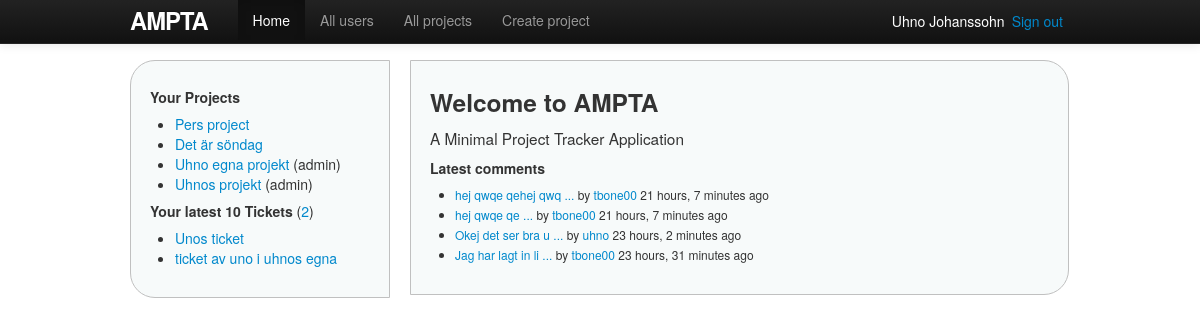
Screenshot of / (signed in) with the database file from the repository.
### ampta/models.py (models this page shows, shortened)
class Project(models.Model):
    name = models.CharField(max_length=30)
    description = models.TextField()
    start_date = models.DateField()
    end_date = models.DateField()
    users = models.ManyToManyField(User, related_name='projects', blank=True)
    owner = models.ForeignKey(User, related_name='projects_owned_by_user')
    date_added = models.DateTimeField()
    date_updated = models.DateTimeField()
    def owned_by_user(self, user):
        return self.owner == user

class Ticket(models.Model):
    name = models.CharField(max_length=30)
    description = models.TextField()
    start_date = models.DateField()
    end_date = models.DateField()
    status = models.ForeignKey(Status, related_name='tickets')
    project = models.ForeignKey(Project, related_name='tickets')
    owner = models.ForeignKey(User, related_name='tickets')
    date_added = models.DateTimeField()
    date_updated = models.DateTimeField()

class Comment(models.Model):
    comment = models.CharField(max_length=999)
    comment_date = models.DateTimeField()
    owner = models.ForeignKey(User, related_name='comments')
    project = models.ForeignKey(Project, related_name='comments')
    def __unicode__(self):
        return '%s ...' % self.comment[:18]

### ampta/views/views.py (the view)
# urls.py: url(r'^$', 'home_index', name='root'),
@login_required(login_url='/login')
def home_index(request):
    return render(request, 'general/home.html', {'home_active': True})

### ampta/templatetags/custom_filters.py (called while the page is built)
@register.filter(name='user_projects')  # "name", if other name than function
def user_projects(user):
    projects = user.projects.order_by('-date_added')
    return projects

@register.filter
def project_owned_by_user(project, user):
    return project.owned_by_user(user)

@register.filter
def get_hurry_tickets(user):
    import datetime
    from datetime import date, timedelta
    date_from = datetime.date.today()
    date_to = datetime.date.today() + timedelta(days=3)  # days to add
    return user.tickets.filter(end_date__range=(date_from, date_to))

@register.filter
def get_latest_comments(user):
    from ampta.models import Comment
    return (Comment.objects.filter(project__users=user)
                           .order_by('-comment_date')[:7])

### ampta/templates/general/home.html (shortened to what this page needs)
{% extends 'shared/base.html' %}
{% load custom_filters %}
{% block content %}
<h3>Welcome to AMPTA</h3>
<p>A Minimal Project Tracker Application</p>
<div class="latestComments">
	<h5>Latest comments</h5>
	<ul>
	{% for c in user|get_latest_comments %}
		<li><a href="{% url project c.project.id %}#comment{{ c.id }}">{{ c }}</a>
			by <a href="{% url user c.owner.id %}">{{ c.owner }}</a>
			{{ c.comment_date|timesince }} ago
		</li>
	{% endfor %}
	</ul>
</div>
{% endblock %}

### ampta/templates/shared/base.html (shortened to what this page needs)
<!DOCTYPE html>
<html>
	<head>
		{% block styles %}
			<link rel="stylesheet" href="http://code.jquery.com/ui/1.10.1/themes/base/jquery-ui.css" />
			<link rel="stylesheet" type="text/css" href="{{ STATIC_URL }}styles/bootstrap.min.css">
			<link rel="stylesheet" type="text/css" href="{{ STATIC_URL }}styles/site.css">
		{% endblock %}
	</head>
	<body>
	{% block body %}
		<div class="container">
		<header>
			<nav class="navbar navbar-inverse navbar-fixed-top">
				<div class="navbar-inner">
					<div class="container">
						<a href="{% url home %}" id="logo" class="brand">Ampta</a>
						<div class="nav-collapse collapse">
							<ul class="nav">
								<li {% if home_active %}class="active"{% endif %}>
									<a href="{% url home %}">Home</a>
								</li>
								<li {% if all_users_active %}class="active"{% endif %}>
									<a href="{% url users %}">All users</a>
								</li>
								<li {% if projects_active %}class="active"{% endif %}>
									<a href="{% url projects %}">All projects</a>
								</li>
								<li {% if create_projects_active %}class="active"{% endif %}>
									<a href="{% url new_project %}">Create project</a>
								</li>
							</ul>
						</div>
						<span class="sign_out pull-right"><a href="{% url logout %}">Sign out</a></span>
						<span class="active_user pull-right">
							<a href="{% url user user.id %}">{{ user.get_full_name }}</a>
						</span>
					</div>
				</div>
			</nav>
		</header>
		<div class="sidenav pull-left">
			{% include 'shared/_sidenav_projects_tickets.html' %}
		</div>
		<div class="main pull-left">
			{% block content %}{% endblock %}
		</div>
		</div>
	{% endblock body %}
	</body>
</html>

### ampta/templates/shared/_sidenav_projects_tickets.html (shortened to what this page needs)
{% load custom_filters %}
<h5>Your Projects</h5>
<ul>
{% with projects=user|user_projects %}
{% for p in projects %}
	<li>
		<a href="{% url project p.id %}">{{ p.name }}</a>
		{% if p|project_owned_by_user:user %}(admin){% endif %}
	</li>
{% endfor%}
{% endwith %}
</ul>
<h5>Your latest 10 Tickets
	<span class="countTickets">(<a href="{% url tickets %}">{{ user.tickets.count }}</a>)</span>
</h5>
<ul>
{% for t in user.tickets.all|dictsortreversed:"date_added"|slice:"10" %}
	<li><a href="{% url project_ticket t.project.id t.id %}">{{ t.name }}</a></li>
{% endfor %}
</ul>

### ampta/static/styles/site.css (style rules this page uses)
html { overflow-y: scroll; }
body { padding-top: 60px; padding-bottom: 15px; }
h1, h2, h3, h4, h5, h6 { line-height: 1; }
p { font-size: 1.1em; line-height: 1.7em; }
#logo { float: left; margin-right: 10px; font-size: 1.7em; color: #fff; text-transform: uppercase; letter-spacing: -1px; padding-top: 9px; font-weight: bold; line-height: 1; }
.active_user, .sign_out { display: block; margin-top: 11px; margin-right: 7px; color: white; }
.active_user a { color: white; }
.sidenav { width: 220px; margin-right: 20px; padding: 9px; border: 1px solid #c0c0c0; background: #f7fafa; padding: 19px; border-radius: 25px 0 0 25px; -moz-border-radius: 25px 0 0 25px; }
.main { padding: 9px; width: 619px; border: 1px solid #c0c0c0; background: #f7fafa; padding: 19px; border-radius: 0 25px 25px 0; -moz-border-radius: 0 25px 25px 0; }
.countTickets { font-weight: normal; text-decoration: italic; }
.latestComments li { font-size: 12px; }

### rows the page displays
Project: name "Pers project"
Project: name "Det är söndag"
Project: name "Uhno egna projekt", shows "(admin)"
Project: name "Uhnos projekt", shows "(admin)"
Ticket: name "Unos ticket"
Ticket: name "ticket av uno i uhnos egna"
Comment: comment "hej qwqe qehej qwq ...", owner "tbone00", comment_date "21 hours, 7 minutes"
Comment: comment "hej qwqe qe ...", owner "tbone00", comment_date "21 hours, 7 minutes"
Comment: comment "Okej det ser bra u ...", owner "uhno", comment_date "23 hours, 2 minutes"
Comment: comment "Jag har lagt in li ...", owner "tbone00", comment_date "23 hours, 31 minutes"

### other values shown
{{ user.get_full_name }} "Uhno Johanssohn"
{{ user.tickets.count }} "2"
